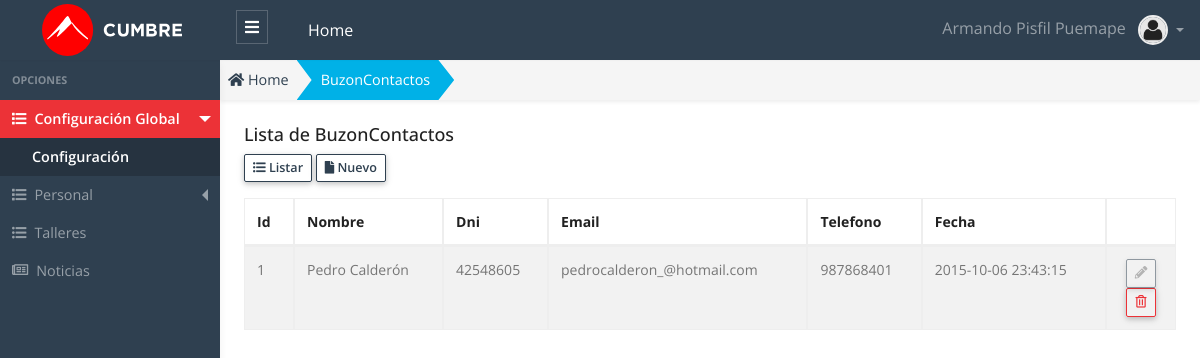
Page /public/admin/buzon_contacto/buzon_contacto.php (signed in) on the committed database.
### tables this page shows
CREATE TABLE `buzon_contacto`  (
  `id` int(11) NOT NULL AUTO_INCREMENT,
  `nombre` varchar(35) NOT NULL,
  `dni` varchar(15) NOT NULL,
  `email` varchar(75) NOT NULL,
  `telefono` varchar(15) NOT NULL,
  `fecha` timestamp(0) NOT NULL DEFAULT CURRENT_TIMESTAMP(0),
  PRIMARY KEY (`id`) USING BTREE
);

### public/app/database/Connection.php (called while the page is built, shortened)
<?php
Class Connection
{
  protected $db_host   = 'localhost';
  protected $db_user   = 'root';
  protected $db_pass   = '';
  protected $db_name   = 'escuelac_w_ne16';
  protected $db_port   = '3306';
  protected $db_driver = 'mysql';
  protected $query  = '';
  protected $conn   = null  ;
  private function openConnection()
  {
    $str_conn = $this->db_driver.":host=".$this->db_host.";port=".$this->db_port.";dbname=" .$this->db_name;
    $this->conn = new PDO($str_conn,$this->db_user,$this->db_pass);
    $this->conn->setAttribute(PDO::ATTR_ERRMODE, PDO::ERRMODE_EXCEPTION);
    $this->conn->query("SET NAMES 'utf8'");
    return $this->conn ;
  }
  protected function executeQuery()
  {
    $stm = $this->conn->prepare($this->query);
    $this->status = $stm->execute() ;
    if($this->status)
    {
      $column_count = $stm->columnCount() ;
      if ($column_count > 0)
      {
        $rows  = $stm->fetchAll(PDO::FETCH_ASSOC) ;
      }
    }
  }
}

### public/app/models/BuzonContacto.php (called while the page is built, shortened)
<?php
class BuzonContacto extends Connection {
  public function getAll()
  {
    try{
      $this->query = "SELECT * FROM buzon_contacto; ";
      $this->executeQuery();
      $data = $this->rows ;
      return $data;
    }catch(exception $e){
      throw new Exception($e->getMessage());
    }
  }
}

### public/app/controllers/BuzonContactoController.php (called while the page is built, shortened)
<?php
 class BuzonContactoController
{
  public function getAll()
  {
    try
    {
      $buzon_contacto  = new BuzonContacto();
      $data = $buzon_contacto->getAll();
      return $data ;
    }
    catch (Exception $e)
    {
      throw new Exception($e->getMessage());
    }
  }
}

### public/admin/buzon_contacto/buzon_contacto.php (the view, shortened to what this page needs)
<?php
    $buzon_contacto_controller = new BuzonContactoController();
    $data = $buzon_contacto_controller->getAll();
    $title_page = "BuzonContactos";
?>
<!DOCTYPE html>
<html lang="es">
<head>
  <?php
    require_once "../layout/head_links.phtml";
  ?>
</head>
<body>
  <?php require "../layout/header.phtml"; ?>
  <div class="app-wrap">
    <?php require_once "../layout/sidebar.phtml";?>
    <main role="main" class="main">
      <nav class="full-content" aria-label="breadcrumb">
        <ol class="breadcrumb breadcrumb-shape shadow-sm radius-0">
          <li class="breadcrumb-item">
            <a href="admin">
              <i class="fas fa-home"></i> Home
            </a>
          </li>
          <li class="breadcrumb-item active bg-info text-white" aria-current="page">
            <a class="link-white" href="admin/buzon-contacto/buzon_contacto.php">
              <?php echo $title_page; ?>
            </a>
          </li>
        </ol>
      </nav>
      <div class="container-full p-2 fs-x-14">
        <div class="row">
          <div class="col-12">
            <h5 class="page-header-title">Lista de <?php echo $title_page; ?> </h5>
          </div>
          <div class="col-12 mb-3">
            <a href="admin/buzon-contacto/buzon_contacto.php" class="btn btn-outline-primary btn-sm btn-bar" role="button">
              <i class="fas fa-list-ul"></i>
              Listar
            </a>
            <a href="admin/buzon-contacto/nuevo.php" class="btn btn-outline-primary btn-sm btn-bar" role="button">
              <i class="fas fa-file"></i>
              Nuevo
            </a>
          </div>
          <div class="col-12">
            <div class="table-responsive">
            <table id="dataTableList" class="table table-striped table-bordered" style="width:100%">
              <thead>
                <tr>
                  <th width="50">Id </th>
                  <th>Nombre </th>
                  <th>Dni </th>
                  <th>Email </th>
                  <th>Telefono </th>
                  <th>Fecha </th>
                  <th width="70"></th>
                </tr>
              </thead>
              <tbody>
                <?php foreach ($data as &$row) {?>
                  <?php
                    $title_estado   = "";
                    $class_estado   = "";
                    $class_disabled = "";
                    if($row["estado"] == 1)
                    {
                      $title_estado = "Eliminar" ;
                    }
                    else
                    {
                      $title_estado   = "Recuperar" ;
                      $class_estado   = "row-disabled";
                      $class_disabled = "is-disabled";
                    }
                  ?>
                <tr class="<?php echo $class_estado ;?>" >
                  <td> <?php echo $row["id"] ?> </td>
                  <td> <?php echo $row["nombre"] ?> </td>
                  <td> <?php echo $row["dni"] ?> </td>
                  <td> <?php echo $row["email"] ?> </td>
                  <td> <?php echo $row["telefono"] ?> </td>
                  <td> <?php echo $row["fecha"] ?> </td>
                  <td class="text-center">
                    <a class="btn btn-outline-primary btn-sm lh-1 btn-table <?php echo $class_disabled ; ?>" href="admin/buzon_contacto/editar.php?id=<?php echo $row["id"] ?>" title="Editar">
                    <i class="fas fa-pencil-alt"></i>
                    </a>
                    <button class="btn btn-outline-danger btn-sm lh-1 btn-table" onclick="modalDelete(<?php echo $row["id"] ?>, `<?php echo $row['nombre'] ?>`,`<?php echo $title_estado ?>`,`<?php echo $row['estado'] ?>`);" title="<?php echo $title_estado ;?>">
                    <i class="far fa-trash-alt"></i>
                    </button>
                  </td>
                </tr>
                <?php }?>
              </tbody>
            </table>
            </div>
          </div>
        </div>
      </div>
    </main>
  </div>
  <?php require_once "../layout/datatables.phtml"?>
</body>
</html>

### rows in the picture
buzon_contacto: id "1", nombre "Pedro Calderón", dni "42548605", email "pedrocalderon_@hotmail.com", telefono "987868401", fecha "2015-10-06 23:43:15"

### other values in the picture
$_SESSION['USER']['nombre'] "Armando"
$_SESSION['USER']['apellidos'] "Pisfil Puemape"
$title_page "BuzonContactos"
